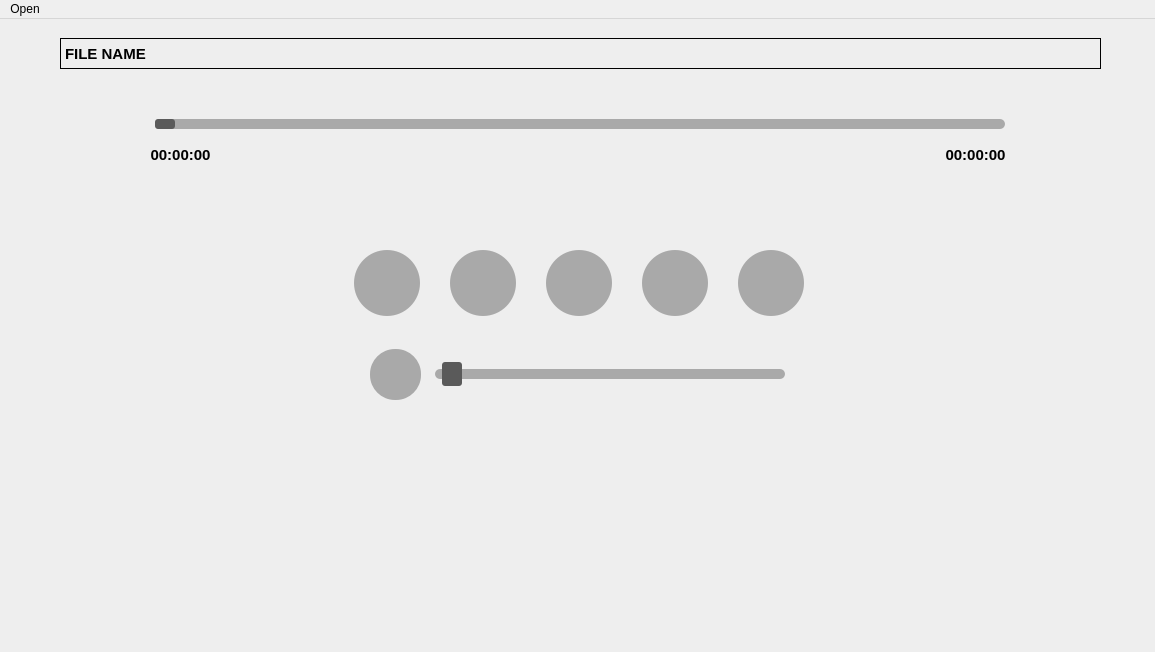
<?xml version="1.0" encoding="UTF-8"?>
<ui version="4.0">
 <class>MainWindow</class>
 <widget class="QMainWindow" name="MainWindow">
  <property name="geometry">
   <rect>
    <x>0</x>
    <y>0</y>
    <width>1155</width>
    <height>652</height>
   </rect>
  </property>
  <property name="windowTitle">
   <string>MainWindow</string>
  </property>
  <property name="styleSheet">
   <string notr="true">QMainWindow
{
	background-color:rgb(238,238,238)
}</string>
  </property>
  <widget class="QWidget" name="centralwidget">
   <widget class="QLabel" name="label_File_Name">
    <property name="geometry">
     <rect>
      <x>60</x>
      <y>19</y>
      <width>1041</width>
      <height>31</height>
     </rect>
    </property>
    <property name="font">
     <font>
      <family>Arial</family>
      <pointsize>11</pointsize>
      <bold>true</bold>
     </font>
    </property>
    <property name="styleSheet">
     <string notr="true">QLabel
{
	border-color: 1px solid rgb(142,142,142)
}</string>
    </property>
    <property name="frameShape">
     <enum>QFrame::Panel</enum>
    </property>
    <property name="text">
     <string>FILE NAME</string>
    </property>
   </widget>
   <widget class="QSlider" name="horizontalSlider_Audio_File_Duration">
    <property name="geometry">
     <rect>
      <x>140</x>
      <y>80</y>
      <width>881</width>
      <height>51</height>
     </rect>
    </property>
    <property name="styleSheet">
     <string notr="true">QSlider:groove:horizontal
{
	height: 10px;
	width: 850px;
	background: darkgray;
	border-radius:5px;
}
QSlider:handle:horizontal
{
	background:rgb(90,90,90);
	width: 20px;
	height: 20px;
	border-radius:3px;
}</string>
    </property>
    <property name="orientation">
     <enum>Qt::Horizontal</enum>
    </property>
   </widget>
   <widget class="QSlider" name="horizontalSlider_Audio_Volume">
    <property name="geometry">
     <rect>
      <x>410</x>
      <y>330</y>
      <width>401</width>
      <height>51</height>
     </rect>
    </property>
    <property name="styleSheet">
     <string notr="true">QSlider:groove:horizontal
{
	height: 10px;
	width: 350px;
	background: darkgray;
	border-radius:5px;
}
QSlider:handle:horizontal
{
	background:rgb(90,90,90);
	width: 20px;
	height: 20px;
	border-radius:3px;
	margin: -7 7;
}</string>
    </property>
    <property name="orientation">
     <enum>Qt::Horizontal</enum>
    </property>
   </widget>
   <widget class="QPushButton" name="pushButton_Volume">
    <property name="geometry">
     <rect>
      <x>370</x>
      <y>330</y>
      <width>51</width>
      <height>51</height>
     </rect>
    </property>
    <property name="styleSheet">
     <string notr="true">QPushButton
{
	border:none;
	border-radius:25px;
	background-color:darkgray;
	color:rgb(252,252,252);
	padding:0px;
}</string>
    </property>
    <property name="text">
     <string/>
    </property>
    <property name="iconSize">
     <size>
      <width>30</width>
      <height>30</height>
     </size>
    </property>
    <property name="checkable">
     <bool>false</bool>
    </property>
   </widget>
   <widget class="QLabel" name="label_Value_1">
    <property name="geometry">
     <rect>
      <x>140</x>
      <y>120</y>
      <width>81</width>
      <height>31</height>
     </rect>
    </property>
    <property name="font">
     <font>
      <family>Arial</family>
      <pointsize>11</pointsize>
      <bold>true</bold>
     </font>
    </property>
    <property name="styleSheet">
     <string notr="true">QLabel
{
	color:rgb(0,0,0)
}</string>
    </property>
    <property name="text">
     <string>00:00:00</string>
    </property>
    <property name="alignment">
     <set>Qt::AlignCenter</set>
    </property>
   </widget>
   <widget class="QLabel" name="label_Value_2">
    <property name="geometry">
     <rect>
      <x>930</x>
      <y>120</y>
      <width>91</width>
      <height>31</height>
     </rect>
    </property>
    <property name="font">
     <font>
      <family>Arial</family>
      <pointsize>11</pointsize>
      <bold>true</bold>
     </font>
    </property>
    <property name="styleSheet">
     <string notr="true">QLabel
{
	color:rgb(0,0,0)
}</string>
    </property>
    <property name="text">
     <string>00:00:00</string>
    </property>
    <property name="alignment">
     <set>Qt::AlignCenter</set>
    </property>
   </widget>
   <widget class="QWidget" name="layoutWidget">
    <property name="geometry">
     <rect>
      <x>330</x>
      <y>230</y>
      <width>501</width>
      <height>68</height>
     </rect>
    </property>
    <layout class="QHBoxLayout" name="horizontalLayout">
     <item>
      <widget class="QPushButton" name="pushButton_Seek_Back">
       <property name="styleSheet">
        <string notr="true">QPushButton
{
	border:none;
	border-radius:33px;
	background-color:darkgray;
	color:rgb(252,252,252);
	min-width:66px;
	max-width:66px;
	min-height:66px;
	max-height:66px;
	padding:0px;
}

QPushButton:Hover {
	background-color:rgb(210,210,210);
}</string>
       </property>
       <property name="text">
        <string/>
       </property>
       <property name="iconSize">
        <size>
         <width>30</width>
         <height>30</height>
        </size>
       </property>
       <property name="checkable">
        <bool>false</bool>
       </property>
      </widget>
     </item>
     <item>
      <widget class="QPushButton" name="pushButton_Stop">
       <property name="styleSheet">
        <string notr="true">QPushButton
{
	border:none;
	border-radius:33px;
	background-color:darkgray;
	color:white;
	min-width:66px;
	max-width:66px;
	min-height:66px;
	max-height:66px;
	padding:0px;
}
QPushButton:Hover {
	background-color:rgb(210,210,210);
}</string>
       </property>
       <property name="text">
        <string/>
       </property>
       <property name="iconSize">
        <size>
         <width>30</width>
         <height>30</height>
        </size>
       </property>
       <property name="checkable">
        <bool>false</bool>
       </property>
      </widget>
     </item>
     <item>
      <widget class="QPushButton" name="pushButton_Play">
       <property name="styleSheet">
        <string notr="true">QPushButton
{
	border:none;
	border-radius:33px;
	background-color:darkgray;
	color:rgb(252,252,252);
	min-width:66px;
	max-width:66px;
	min-height:66px;
	max-height:66px;
	padding:0px;
}
QPushButton::icon {
    color:rgb(252,252,252) ;
}
QPushButton:Hover {
	background-color:rgb(210,210,210);
}</string>
       </property>
       <property name="text">
        <string/>
       </property>
       <property name="iconSize">
        <size>
         <width>30</width>
         <height>30</height>
        </size>
       </property>
       <property name="checkable">
        <bool>false</bool>
       </property>
      </widget>
     </item>
     <item>
      <widget class="QPushButton" name="pushButton_Pause">
       <property name="styleSheet">
        <string notr="true">QPushButton
{
	border:none;
	border-radius:33px;
	background-color:darkgray;
	color:rgb(252,252,252);
	min-width:66px;
	max-width:66px;
	min-height:66px;
	max-height:66px;
	padding:0px;
}
QPushButton:Hover {
	background-color:rgb(210,210,210);
}</string>
       </property>
       <property name="text">
        <string/>
       </property>
       <property name="iconSize">
        <size>
         <width>30</width>
         <height>30</height>
        </size>
       </property>
       <property name="checkable">
        <bool>false</bool>
       </property>
      </widget>
     </item>
     <item>
      <widget class="QPushButton" name="pushButton_Seek_Forward">
       <property name="styleSheet">
        <string notr="true">QPushButton
{
	border:none;
	border-radius:33px;
	background-color:darkgray;
	color:rgb(252,252,252);
	min-width:66px;
	max-width:66px;
	min-height:66px;
	max-height:66px;
	padding:0px;
}
QPushButton:Hover {
	background-color:rgb(210,210,210);
}</string>
       </property>
       <property name="text">
        <string/>
       </property>
       <property name="iconSize">
        <size>
         <width>30</width>
         <height>30</height>
        </size>
       </property>
       <property name="checkable">
        <bool>false</bool>
       </property>
      </widget>
     </item>
    </layout>
   </widget>
  </widget>
  <widget class="QMenuBar" name="menubar">
   <property name="geometry">
    <rect>
     <x>0</x>
     <y>0</y>
     <width>1155</width>
     <height>21</height>
    </rect>
   </property>
   <widget class="QMenu" name="menuOpen">
    <property name="title">
     <string>Open</string>
    </property>
    <addaction name="actionOpen_Audio_File"/>
   </widget>
   <addaction name="menuOpen"/>
  </widget>
  <action name="actionOpen_Audio_File">
   <property name="text">
    <string>Open Audio File</string>
   </property>
  </action>
 </widget>
 <resources/>
 <connections/>
</ui>
